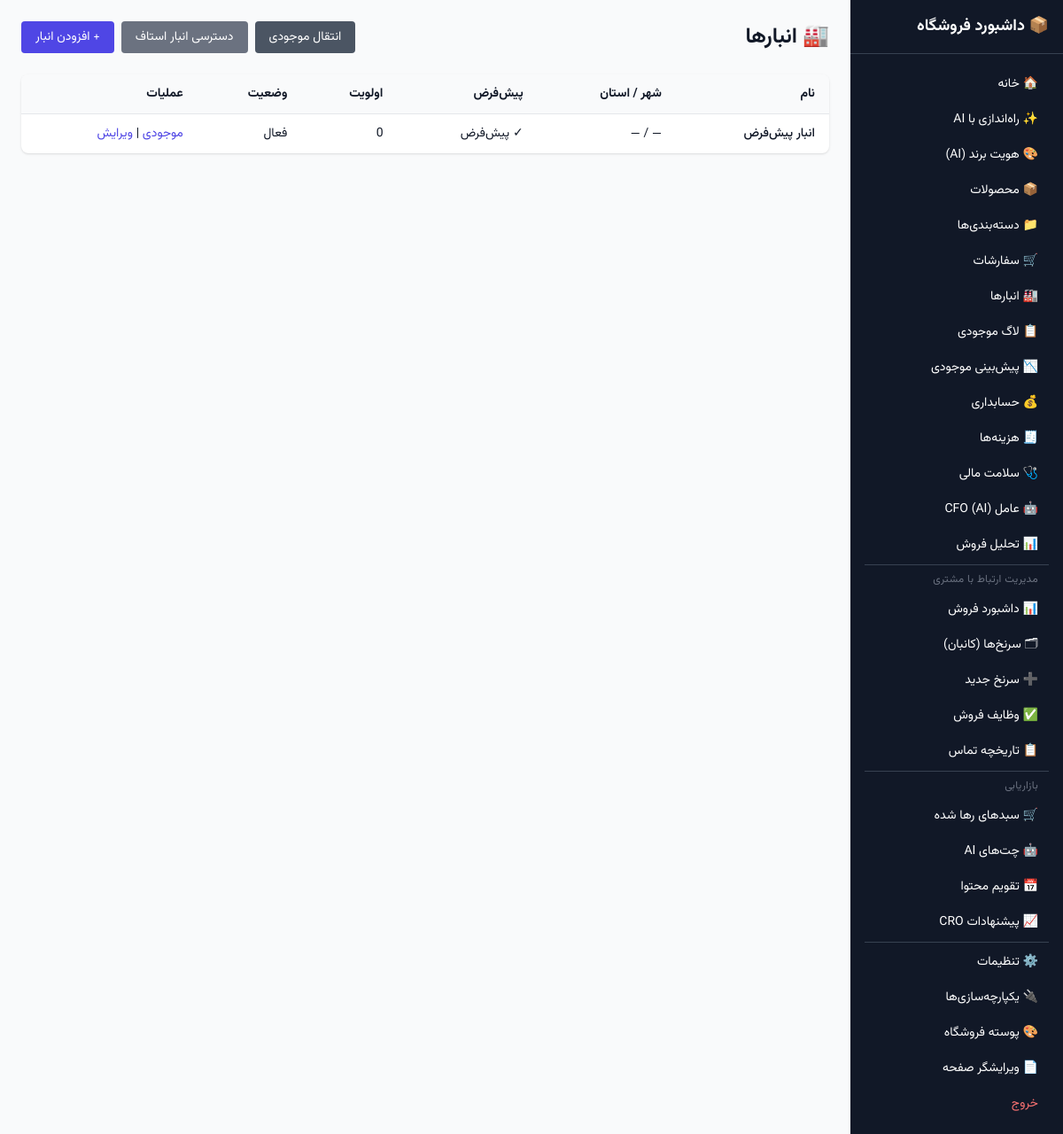
Screenshot of /dashboard/warehouses/ (signed in) with the database file from the repository.
### core/models.py (models this page shows, shortened)
class Warehouse(models.Model):
    store = models.ForeignKey(Store, on_delete=models.CASCADE, related_name="warehouses")
    name = models.CharField(max_length=200)
    address = models.TextField(blank=True, default="")
    city = models.CharField(max_length=100, blank=True, default="")
    province = models.CharField(max_length=100, blank=True, default="")
    postal_code = models.CharField(max_length=20, blank=True, default="")
    phone = models.CharField(max_length=20, blank=True, default="")
    is_active = models.BooleanField(default=True)
    is_default = models.BooleanField(
        default=False,
        help_text="First warehouse for this store; used when no warehouse is specified.",
    )
    priority = models.PositiveIntegerField(
        default=0,
        help_text="Lower = higher priority for routing (e.g. nearest).",
    )
    created_at = models.DateTimeField(auto_now_add=True)
    updated_at = models.DateTimeField(auto_now=True)
    class Meta:
        db_table = "warehouses"
        ordering = ["priority", "name"]
        indexes = [
            models.Index(fields=["store", "is_active"]),
        ]

### dashboard/views.py (the view)
# urls.py: path("warehouses/", views.WarehouseListView.as_view(), name="warehouse-list"),
class WarehouseListView(StoreAccessMixin, ListView):
    template_name = "dashboard/warehouse_list.html"
    context_object_name = "warehouses"
    def get_queryset(self):
        return get_warehouses_for_user(self.request.current_store, self.request.user)
    def get_context_data(self, **kwargs):
        ctx = super().get_context_data(**kwargs)
        store = self.request.current_store
        max_warehouses = get_max_warehouses_for_store(store)
        ctx["max_warehouses"] = max_warehouses
        ctx["can_add"] = (
            store.owner == self.request.user
            and Warehouse.objects.filter(store=store).count() < max_warehouses
        )
        return ctx

### core/context_processors.py (called while the page is built)
def platform_settings(request):
    try:
        ps = PlatformSettings.load()
    except Exception:
        ps = None
    return {"platform_settings": ps}

### core/models.py (called while the page is built)
    @classmethod
    def load(cls):
        obj, _ = cls.objects.get_or_create(pk=1)
        return obj

### core/warehouse_service.py (called while the page is built, shortened)
def get_max_warehouses_for_store(store) -> int:
    if store.plan_id and store.plan:
        return store.plan.max_warehouses
    return _DEFAULT_MAX_WAREHOUSES

def get_warehouses_for_user(store, user):
    if store.owner_id == user.id:
        return Warehouse.objects.filter(store=store)

### dashboard/views.py (called while the page is built)
    def dispatch(self, request, *args, **kwargs):
        store = self.get_current_store(request)
        if not store:
            return redirect("dashboard:home")
        request.current_store = store
        return super().dispatch(request, *args, **kwargs)

    def get_current_store(self, request):
        store_id = request.session.get("current_store_id")
        if not store_id:
            return None
        store = Store.objects.filter(pk=store_id).first()
        if not store:
            return None
        if store.owner == request.user:
            return store
        if StoreStaff.objects.filter(store=store, user=request.user).exists():
            return store
        return None

    def get_context_data(self, **kwargs):
        ctx = super().get_context_data(**kwargs)
        store = self.request.current_store
        user = self.request.user
        if store.owner == user:
            ctx["current_role"] = "owner"
        else:
            staff = StoreStaff.objects.filter(store=store, user=user).first()
            ctx["current_role"] = staff.role if staff else "staff"
        return ctx

### templates/dashboard/warehouse_list.html (shortened to what this page needs)
{% extends "dashboard/base.html" %}
{% block content %}
<div class="flex items-center justify-between mb-6">
    <h2 class="text-2xl font-bold">🏭 انبارها</h2>
    <div class="flex gap-2">
        <a href="{% url 'dashboard:stock-transfer' %}" class="bg-gray-600 text-white px-4 py-2 rounded text-sm hover:bg-gray-700">انتقال موجودی</a>
        <a href="{% url 'dashboard:staff-warehouses' %}" class="bg-gray-500 text-white px-4 py-2 rounded text-sm hover:bg-gray-600">دسترسی انبار استاف</a>
        {% if can_add %}
        <a href="{% url 'dashboard:warehouse-add' %}" class="bg-indigo-600 text-white px-4 py-2 rounded text-sm hover:bg-indigo-700">+ افزودن انبار</a>
        {% else %}
        <span class="text-gray-500 text-sm">حداکثر {{ max_warehouses }} انبار</span>
        {% endif %}
    </div>
</div>
<div class="bg-white rounded-lg shadow overflow-x-auto">
    <table class="w-full text-sm">
        <thead class="bg-gray-50"><tr>
            <th class="px-4 py-3 text-right">نام</th>
            <th class="px-4 py-3 text-right">شهر / استان</th>
            <th class="px-4 py-3 text-right">پیش‌فرض</th>
            <th class="px-4 py-3 text-right">اولویت</th>
            <th class="px-4 py-3 text-right">وضعیت</th>
            <th class="px-4 py-3 text-right">عملیات</th>
        </tr></thead>
        <tbody>
        {% for wh in warehouses %}
        <tr class="border-t hover:bg-gray-50">
            <td class="px-4 py-3 font-medium">{{ wh.name }}</td>
            <td class="px-4 py-3">{{ wh.city|default:"—" }} / {{ wh.province|default:"—" }}</td>
            <td class="px-4 py-3">{% if wh.is_default %}✓ پیش‌فرض{% else %}—{% endif %}</td>
            <td class="px-4 py-3">{{ wh.priority }}</td>
            <td class="px-4 py-3">{% if wh.is_active %}فعال{% else %}غیرفعال{% endif %}</td>
            <td class="px-4 py-3">
                <a href="{% url 'dashboard:warehouse-inventory' wh.pk %}" class="text-indigo-600 hover:underline">موجودی</a>
                | <a href="{% url 'dashboard:warehouse-edit' wh.pk %}" class="text-indigo-600 hover:underline">ویرایش</a>
            </td>
        </tr>
        {% empty %}
        <tr><td colspan="6" class="px-4 py-8 text-center text-gray-500">انباری ثبت نشده. با «افزودن انبار» انبار پیش‌فرض ساخته می‌شود.</td></tr>
        {% endfor %}
        </tbody>
    </table>
</div>
{% endblock %}

### templates/base.html (style rules this page uses)
body { font-family: 'Vazirmatn', Tahoma, sans-serif; }
[dir="rtl"] { direction: rtl; text-align: right; }

### rows the page displays
Warehouse: name "انبار پیش‌فرض", city "—", province "—", is_default "✓ پیش‌فرض", priority "0", is_active "فعال"
